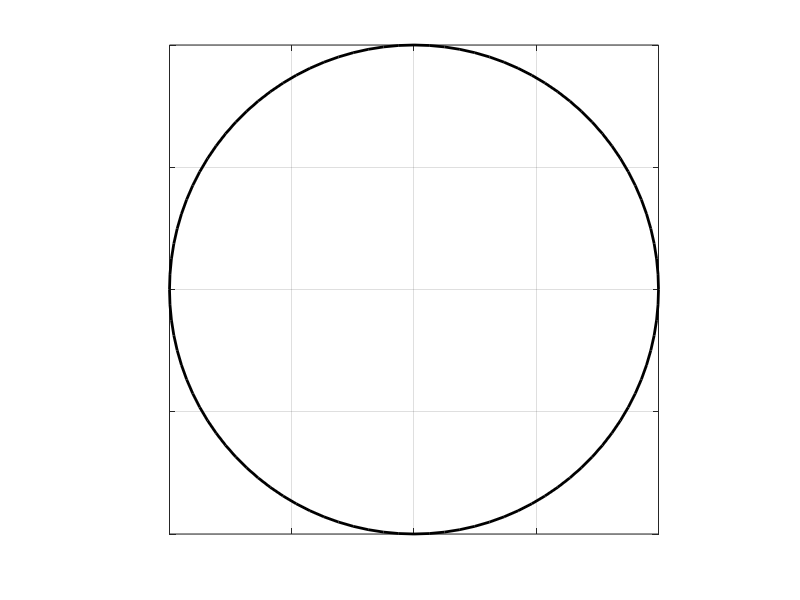

Write the MATLAB code that produced this figure.
function h = phasespaceplot()
    th = 0:pi/50:2*pi;
    unitcircle = [cos(th); sin(th)];
    drawcircle = round(unitcircle);
    
    % Fill the outside
    fill([drawcircle(1,:) flip(unitcircle(1,:))], [drawcircle(2,:) flip(unitcircle(2,:))], 'w')

    % Imaginary unit circle:
    th = 0:pi/50:2*pi;
    h = plot(cos(th), sin(th), '-k', 'LineWidth', 2);
    
    % Plot options:
    set(gca,'XTickLabel',[]); set(gca,'YTickLabel',[]); 
    grid on; box on; axis square;
end

